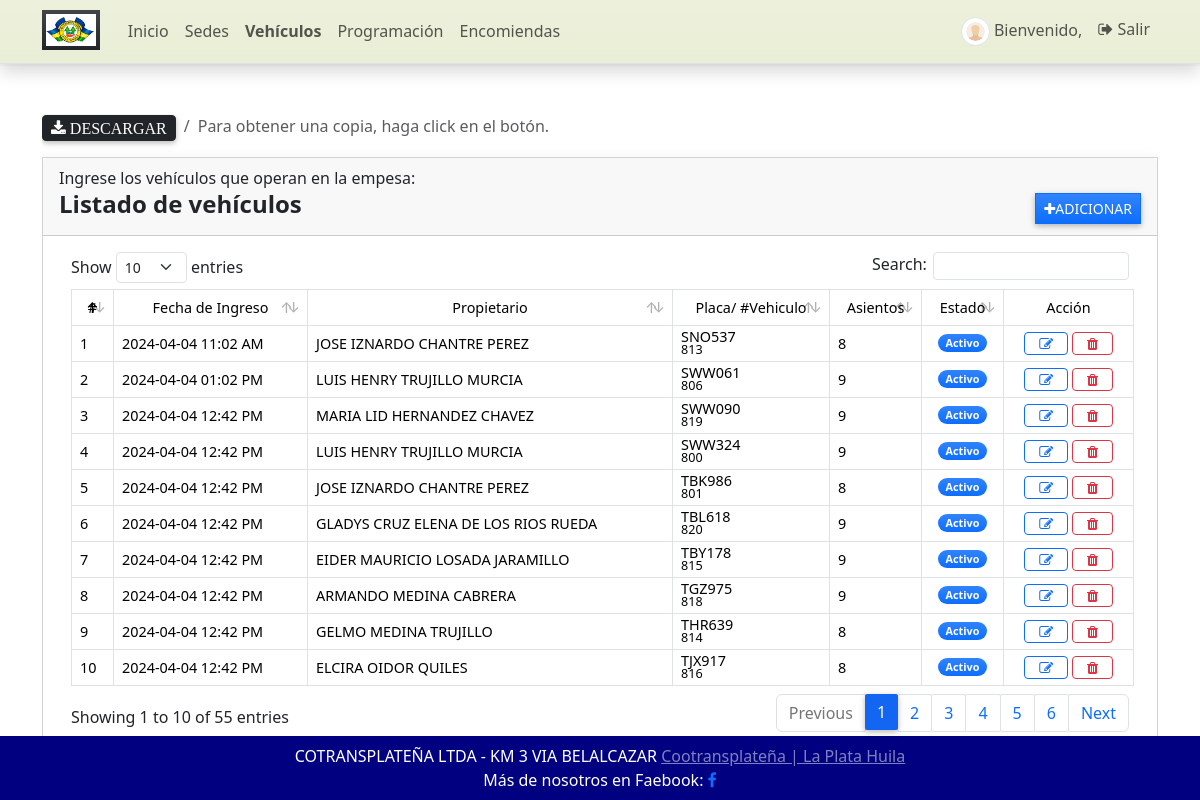
/vehiculo (signed in), run on the app's committed database.
### GestorApp/models.py (models this page shows, shortened)
class Vehiculo(models.Model):
    propietario = models.ForeignKey(Propietario, on_delete=models.CASCADE, blank=True, null=True)
    numero_veh = models.CharField(max_length=5)
    placa_veh = models.CharField(max_length=8)
    asientos = models.PositiveIntegerField(default=0, validators=[MinValueValidator(1), MaxValueValidator(50)])
    estado = models.CharField(max_length=2, choices=(('1', 'Activo'), ('2', 'Inactivo'), ), default=1)
    fecha_creado = models.DateTimeField(default=timezone.now)
    fecha_actualizado = models.DateTimeField(auto_now=True)
    class Meta:
        verbose_name_plural = 'Vehículos'

class Propietario(models.Model):
    propietario = models.CharField(max_length=100)
    documento = models.CharField(max_length=12)
    estado = models.CharField(max_length=2, choices=(('1', 'Activo'), ('2', 'Inactivo')), default=1)
    def __str__(self):
        return str(self.propietario)
    class Meta:
        verbose_name_plural = 'Propietarios'

### GestorApp/views.py (the view)
# urls.py: path('vehiculo', views.vehiculo, name='vehiculo-pagina'),
@login_required
def vehiculo(request: HttpRequest):
    context['page_title'] = "Vehículos"
    vehiculos = Vehiculo.objects.all()
    context['vehiculos'] = vehiculos
    return render(request, 'gestion/vehiculo.html', context)

### GestorApp/forms.py
class ActualizarContrasena(PasswordChangeForm):
    old_password = forms.CharField(
        widget=forms.PasswordInput(attrs={'class': 'form-control form-control-sm rounded-0'}),
        label="Contraseña Anterior")
    new_password1 = forms.CharField(
        widget=forms.PasswordInput(attrs={'class': 'form-control form-control-sm rounded-0'}),
        label="Nueva Constraseña")
    new_password2 = forms.CharField(
        widget=forms.PasswordInput(attrs={'class': 'form-control form-control-sm rounded-0'}),
        label="Confirmar Nueva Contraseña")
    class Meta:
        model = User
        fields = ('old_password', 'new_password1', 'new_password2')

### GestorApp/templates/gestion/vehiculo.html (shortened to what this page needs)
{% extends 'core/base.html' %}
{% load humanize %}
{% load customfilter %}
{% block Contenido %}
<div class="col-lg-12 col-md-12 col-sm-12 col-xs-12 table-responsive">
        <ol class="breadcrumb float-sm-right">
            <li class="breadcrumb-item"><a href="{% url 'vehiculo_excel' %}" type="button" class="btn btn-sm btn-dark fa fa-download"> Descargar </a>
            <li class="breadcrumb-item active">Para obtener una copia, haga click en el botón.</li>
        </ol>
    <div class="card card-default rounded-0 shadow">
        <div class="card-header">
              <h7>Ingrese los vehículos que operan en la empesa:</h7>
            <div class="d-flex w-100 align-items-center justify-content-between">
                <h4 class="card-title fw-bold">Listado de vehículos</h4>
                <div class="tools">
                    <button type="button" class="btn btn-primary rounded-0 bg-gradient btn-sm" id='adiccion'><i class="fa fa-plus"></i>Adicionar</button>
                </div>
            </div>
        </div>
        <div class="card-body">
            <div class="container-fluid">
                <table class="table table-bordered" id="vehiculo-lista">
                    <thead>
                        <tr class="bg-gradient bg-secondary bg-opacity-50 text-light">
                            <th class="px-2 py-2 text-center">#</th>
                            <th class="px-2 py-2 text-center">Fecha de Ingreso</th>
                            <th class="px-2 py-2 text-center">Propietario</th>
                            <th class="px-2 py-2 text-center">Placa/ #Vehiculo</th>
                            <th class="px-2 py-2 text-center">Asientos</th>
                            <th class="px-2 py-2 text-center">Estado</th>
                            <th class="px-2 py-2 text-center">Acción</th>
                        </tr>
                    </thead>
                    <tbody>
                        {% for vehiculo in vehiculos %}
                        <tr>
                            <td class="px-2 py-1 align-middle">{{ forloop.counter }}</td>
                            <td class="px-2 py-1 align-middle">{{ vehiculo.fecha_actualizado|date:"Y-m-d h:i A" }}</td>
                            <td class="px-2 py-1 align-middle">{{ vehiculo.propietario }} </td>
                            <td class="px-2 py-1 align-middle">
                                <div class="lh-1 align-content-center">
                                    <div>{{ vehiculo.placa_veh }}</div>
                                     <small> <div>{{ vehiculo.numero_veh }}</div>   </small>
                                     </div>
                            </td>
                            <td class="px-2 py-1 align-middle">{{ vehiculo.asientos }}</td>
                            <td class="px-1 py-1 align-middle text-center">
                                {% if vehiculo.estado == '1' %}
                                <span class="badge bg-primary bg-gradient rounded-pill px-2">Activo</span> {% else %}
                                <span class="badge bg-secondary bg-gradient rounded-pill px-2">Inactivo</span> {% endif %}
                            </td>
                            <td class="px-2 py-1 align-middle text-center">
                                <a class="btn btn-outline-primary btn-sm edit-data" href="javascript:void(0)" data-id="{{ vehiculo.pk }}" title="Editar">
                                    <i class="fa fa-edit"></i>
                                </a>
                                <button class="btn btn-outline-danger btn-sm delete-data" type="button" data-id="{{ vehiculo.pk }}" title="Eliminar">
                                    <i class="fa fa-trash"></i>
                                </button>
                            </td>
                        </tr>
                        {% endfor %}
                    </tbody>
                </table>
            </div>
        </div>
    </div>
</div>
{% endblock Contenido %}

### static/assets/default/css/style.css (style rules this page uses)
html, body { height: 100%; width: 100%; max-height: 100%; overflow: auto; display: flex; flex-direction: column; }
.bg-secondary { background-color: var(--bs-gray-500)!important; }

### data on the page
Vehiculo: fecha_actualizado "2024-04-04 11:02 AM", propietario "JOSE IZNARDO CHANTRE PEREZ", placa_veh "SNO537", numero_veh "813", asientos "8", estado "Activo"
Vehiculo: fecha_actualizado "2024-04-04 01:02 PM", propietario "LUIS HENRY TRUJILLO MURCIA", placa_veh "SWW061", numero_veh "806", asientos "9", estado "Activo"
Vehiculo: fecha_actualizado "2024-04-04 12:42 PM", propietario "MARIA LID HERNANDEZ CHAVEZ", placa_veh "SWW090", numero_veh "819", asientos "9", estado "Activo"
Vehiculo: fecha_actualizado "2024-04-04 12:42 PM", propietario "LUIS HENRY TRUJILLO MURCIA", placa_veh "SWW324", numero_veh "800", asientos "9", estado "Activo"
Vehiculo: fecha_actualizado "2024-04-04 12:42 PM", propietario "JOSE IZNARDO CHANTRE PEREZ", placa_veh "TBK986", numero_veh "801", asientos "8", estado "Activo"
Vehiculo: fecha_actualizado "2024-04-04 12:42 PM", propietario "GLADYS CRUZ ELENA DE LOS RIOS RUEDA", placa_veh "TBL618", numero_veh "820", asientos "9", estado "Activo"
Vehiculo: fecha_actualizado "2024-04-04 12:42 PM", propietario "EIDER MAURICIO LOSADA JARAMILLO", placa_veh "TBY178", numero_veh "815", asientos "9", estado "Activo"
Vehiculo: fecha_actualizado "2024-04-04 12:42 PM", propietario "ARMANDO MEDINA CABRERA", placa_veh "TGZ975", numero_veh "818", asientos "9", estado "Activo"
Vehiculo: fecha_actualizado "2024-04-04 12:42 PM", propietario "GELMO MEDINA TRUJILLO", placa_veh "THR639", numero_veh "814", asientos "8", estado "Activo"
Vehiculo: fecha_actualizado "2024-04-04 12:42 PM", propietario "ELCIRA OIDOR QUILES", placa_veh "TJX917", numero_veh "816", asientos "8", estado "Activo"
